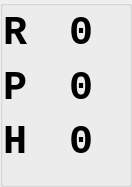
<?xml version="1.0" encoding="UTF-8"?>
<ui version="4.0">
 <class>ThreeValuesDock</class>
 <widget class="QGroupBox" name="ThreeValuesDock">
  <property name="geometry">
   <rect>
    <x>0</x>
    <y>0</y>
    <width>132</width>
    <height>187</height>
   </rect>
  </property>
  <property name="windowTitle">
   <string>Meter</string>
  </property>
  <layout class="QGridLayout" name="gridLayout">
   <property name="leftMargin">
    <number>0</number>
   </property>
   <property name="topMargin">
    <number>0</number>
   </property>
   <property name="rightMargin">
    <number>0</number>
   </property>
   <property name="bottomMargin">
    <number>0</number>
   </property>
   <property name="horizontalSpacing">
    <number>2</number>
   </property>
   <property name="verticalSpacing">
    <number>0</number>
   </property>
   <item row="2" column="3">
    <widget class="QLabel" name="lbSecond">
     <property name="sizePolicy">
      <sizepolicy hsizetype="Expanding" vsizetype="MinimumExpanding">
       <horstretch>0</horstretch>
       <verstretch>1</verstretch>
      </sizepolicy>
     </property>
     <property name="minimumSize">
      <size>
       <width>80</width>
       <height>0</height>
      </size>
     </property>
     <property name="font">
      <font>
       <family>Monospace</family>
       <pointsize>30</pointsize>
       <weight>75</weight>
       <bold>true</bold>
      </font>
     </property>
     <property name="focusPolicy">
      <enum>Qt::NoFocus</enum>
     </property>
     <property name="text">
      <string>0</string>
     </property>
     <property name="alignment">
      <set>Qt::AlignCenter</set>
     </property>
     <property name="margin">
      <number>2</number>
     </property>
    </widget>
   </item>
   <item row="3" column="0">
    <widget class="QLabel" name="lbThirdDesc">
     <property name="sizePolicy">
      <sizepolicy hsizetype="Minimum" vsizetype="Minimum">
       <horstretch>0</horstretch>
       <verstretch>1</verstretch>
      </sizepolicy>
     </property>
     <property name="minimumSize">
      <size>
       <width>0</width>
       <height>0</height>
      </size>
     </property>
     <property name="font">
      <font>
       <family>Monospace</family>
       <pointsize>30</pointsize>
       <weight>75</weight>
       <bold>true</bold>
      </font>
     </property>
     <property name="focusPolicy">
      <enum>Qt::NoFocus</enum>
     </property>
     <property name="text">
      <string>H</string>
     </property>
     <property name="alignment">
      <set>Qt::AlignCenter</set>
     </property>
     <property name="margin">
      <number>2</number>
     </property>
    </widget>
   </item>
   <item row="2" column="0">
    <widget class="QLabel" name="lbSecondDesc">
     <property name="sizePolicy">
      <sizepolicy hsizetype="Minimum" vsizetype="Minimum">
       <horstretch>0</horstretch>
       <verstretch>1</verstretch>
      </sizepolicy>
     </property>
     <property name="minimumSize">
      <size>
       <width>0</width>
       <height>0</height>
      </size>
     </property>
     <property name="font">
      <font>
       <family>Monospace</family>
       <pointsize>30</pointsize>
       <weight>75</weight>
       <bold>true</bold>
      </font>
     </property>
     <property name="focusPolicy">
      <enum>Qt::NoFocus</enum>
     </property>
     <property name="text">
      <string>P</string>
     </property>
     <property name="alignment">
      <set>Qt::AlignCenter</set>
     </property>
     <property name="margin">
      <number>2</number>
     </property>
    </widget>
   </item>
   <item row="4" column="0" colspan="4">
    <widget class="QLabel" name="lbName">
     <property name="sizePolicy">
      <sizepolicy hsizetype="Preferred" vsizetype="Minimum">
       <horstretch>0</horstretch>
       <verstretch>0</verstretch>
      </sizepolicy>
     </property>
     <property name="text">
      <string/>
     </property>
     <property name="alignment">
      <set>Qt::AlignCenter</set>
     </property>
     <property name="margin">
      <number>2</number>
     </property>
    </widget>
   </item>
   <item row="3" column="3">
    <widget class="QLabel" name="lbThird">
     <property name="sizePolicy">
      <sizepolicy hsizetype="Expanding" vsizetype="MinimumExpanding">
       <horstretch>0</horstretch>
       <verstretch>1</verstretch>
      </sizepolicy>
     </property>
     <property name="minimumSize">
      <size>
       <width>80</width>
       <height>0</height>
      </size>
     </property>
     <property name="font">
      <font>
       <family>Monospace</family>
       <pointsize>30</pointsize>
       <weight>75</weight>
       <bold>true</bold>
      </font>
     </property>
     <property name="focusPolicy">
      <enum>Qt::NoFocus</enum>
     </property>
     <property name="text">
      <string>0</string>
     </property>
     <property name="alignment">
      <set>Qt::AlignCenter</set>
     </property>
     <property name="margin">
      <number>2</number>
     </property>
    </widget>
   </item>
   <item row="0" column="0">
    <widget class="QLabel" name="lbFirstDesc">
     <property name="sizePolicy">
      <sizepolicy hsizetype="Minimum" vsizetype="Minimum">
       <horstretch>0</horstretch>
       <verstretch>1</verstretch>
      </sizepolicy>
     </property>
     <property name="minimumSize">
      <size>
       <width>0</width>
       <height>0</height>
      </size>
     </property>
     <property name="font">
      <font>
       <family>Monospace</family>
       <pointsize>30</pointsize>
       <weight>75</weight>
       <bold>true</bold>
      </font>
     </property>
     <property name="focusPolicy">
      <enum>Qt::NoFocus</enum>
     </property>
     <property name="text">
      <string>R</string>
     </property>
     <property name="alignment">
      <set>Qt::AlignCenter</set>
     </property>
     <property name="margin">
      <number>2</number>
     </property>
    </widget>
   </item>
   <item row="0" column="3">
    <widget class="QLabel" name="lbFirst">
     <property name="sizePolicy">
      <sizepolicy hsizetype="Expanding" vsizetype="MinimumExpanding">
       <horstretch>0</horstretch>
       <verstretch>1</verstretch>
      </sizepolicy>
     </property>
     <property name="minimumSize">
      <size>
       <width>80</width>
       <height>0</height>
      </size>
     </property>
     <property name="font">
      <font>
       <family>Monospace</family>
       <pointsize>30</pointsize>
       <weight>75</weight>
       <bold>true</bold>
      </font>
     </property>
     <property name="focusPolicy">
      <enum>Qt::NoFocus</enum>
     </property>
     <property name="text">
      <string>0</string>
     </property>
     <property name="alignment">
      <set>Qt::AlignCenter</set>
     </property>
     <property name="margin">
      <number>2</number>
     </property>
    </widget>
   </item>
  </layout>
 </widget>
 <resources/>
 <connections/>
</ui>
